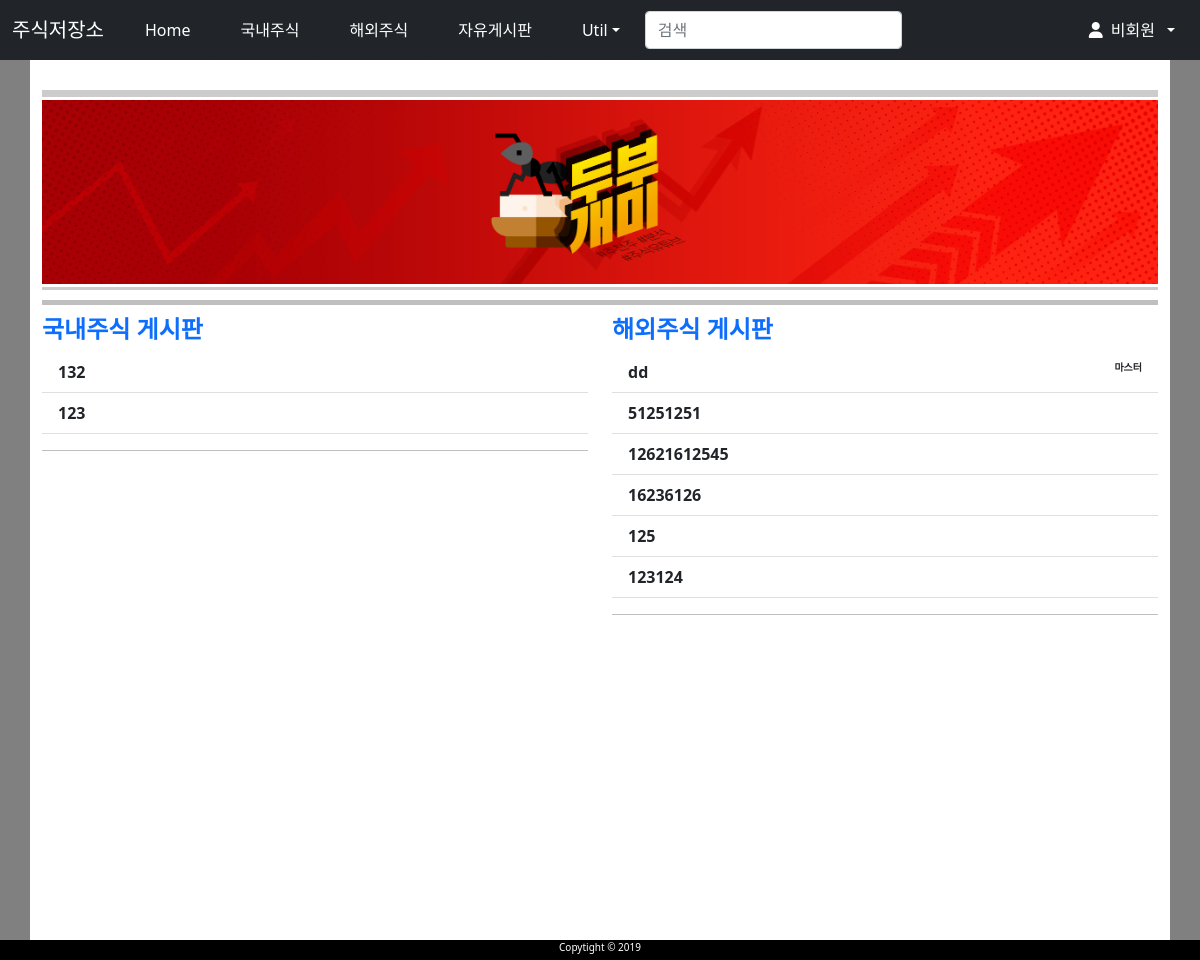
Before: / with the older database file.
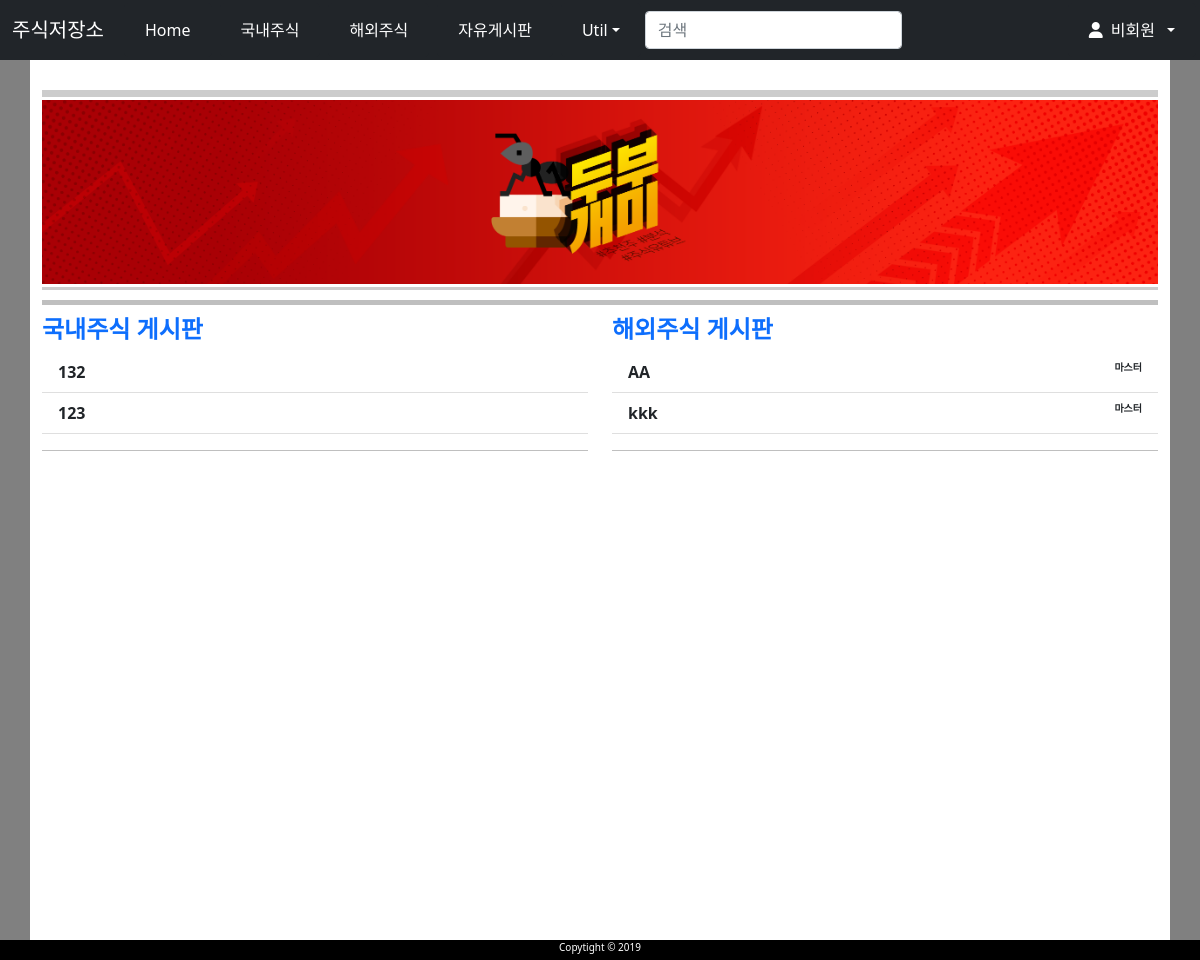
After: the same page with the newer database file.
### domestic/models.py (models this page shows, shortened)
class Post_Domestic(models.Model):
    title = models.CharField(verbose_name='TITLE', max_length=50)
    slug = models.SlugField('SLUG', unique = True, allow_unicode=True, help_text='one word for title alias.')
    description = models.CharField('DESCRIPTION', max_length=100, blank=True, help_text='simple description text.')
    content = models.TextField('CONTENT')
    create_dt = models.DateTimeField('CREATE DATE', auto_now_add=True)
    modify_dt= models.DateTimeField('MODIFY DATE', auto_now=True)
    tags= TaggableManager(blank=True)
    owner =models.ForeignKey(User, on_delete=models.CASCADE, verbose_name='OWNER', blank=True, null=True)
    class Meta:
        verbose_name = 'post'
        verbose_name_plural = 'posts'
        db_table = 'domestic_posts'
        ordering=('-modify_dt',)
    def get_absolute_url(self):
        return reverse('domestic:post_detail', args=(self.slug,))

### blog/models.py (models this page shows, shortened)
class Post(models.Model):
    title = models.CharField(verbose_name='TITLE', max_length=50)
    slug = models.SlugField('SLUG', unique = True, allow_unicode=True, help_text='one word for title alias.')
    description = models.CharField('DESCRIPTION', max_length=100, blank=True, help_text='simple description text.')
    content = models.TextField('CONTENT')
    create_dt = models.DateTimeField('CREATE DATE', auto_now_add=True)
    modify_dt= models.DateTimeField('MODIFY DATE', auto_now=True)
    tags= TaggableManager(blank=True)
    owner =models.ForeignKey(User, on_delete=models.CASCADE, verbose_name='OWNER', blank=True, null=True)
    class Meta:
        verbose_name = 'post'
        verbose_name_plural = 'posts'
        db_table = 'blog_posts'
        ordering=('-modify_dt',)
    def get_absolute_url(self):
        return reverse('blog:post_detail', args=(self.id,))

### mysite/views.py (the view)
# urls.py: path('', HomeView.as_view(), name= 'home'),
class HomeView(ListView):
    template_name='home.html'
    model = Post
    context_object_name='posts'
    paginate_by=6
    def get_queryset(self):
        return Post.objects.order_by('-modify_dt')
    def get_context_data(self,**kwargs):
        context=super(HomeView, self).get_context_data(**kwargs)
        context['post_domestics'] = Post_Domestic.objects.order_by('-modify_dt')
        return context

### templates/home.html (shortened to what this page needs)
{% extends 'base.html' %}
{% load static %}
{%block content %}
    <div class="home-image">
    </div>
    <hr style="margin: 10px 0; height:5px; color:black">
    <div class="row text-left">
        <div class="text-body fw-bold col-sm-6">
            <a href="{% url 'domestic:index' %}" class="text-decoration-none fw-bold">
            <h4 class="fw-bold">국내주식 게시판</h4></a>
            <div class="list-group-flush">
                {% for post_domestic in post_domestics %}
                <a href='{{post_domestic.get_absolute_url}}' class="list-group-item text-dark">{{post_domestic.title}}
                </a>
                {% endfor %}
                <hr style="color:black"`>
            </div>
        </div>
            <div class="text-body fw-bold col-sm-6" >
            <a href="{% url 'blog:index' %}" class="text-decoration-none fw-bold">
                <h4 class="fw-bold">해외주식 게시판</h4>
                </a>
                <div class="list-group-flush">
                    {% for post in posts %}
                        <a href='{{post.get_absolute_url}}' class="list-group-item text-dark">{{post.title}}
                            <span style="font-size:x-small; float:right">{{post.owner.get_short_name}} </span>
                        </a>
                    {% endfor %}
                    <hr style = "color:black;">
                </div>
            </div>
    </div>
{%endblock%}
{%block footer%}
<footer class ="footer" style="position:fixed; z-index:30; height:20px; font-size:10px">
    <div >Copytight &copy; 2019 </div>
</footer>
{% endblock %}

### templates/base.html (shortened to what this page needs)
<!DOCTYPE html>
<html lang="ko">
<head>
    <link href="https://cdn.jsdelivr.net/npm/bootstrap@5.0.0-beta2/dist/css/bootstrap.min.css" rel="stylesheet">
</head>
<body style="background-color:grey">
<nav class="navbar navbar-custom navbar-expand-lg navbar-dark bg-dark fixed-top">
  <div class="container-fluid">
    <span class="navbar-brand" href="{% url 'home'%}">주식저장소</span>
    <div class="collapse navbar-collapse" id="navbarSupportedContent">
      <ul class="navbar-nav mr-auto">
        <li class="nav-item mx-1 btn btn-dark">
          <a class="nav-link text-white" href="{% url 'home' %}">Home</a>
        </li>
         <li class="nav-item mx-1 btn btn-dark">
          <a class="nav-link text-white" href="{% url 'domestic:index' %}">국내주식</a>
        </li>
         <li class="nav-item mx-1 btn btn-dark">
          <a class="nav-link text-white" href="{% url 'blog:index' %}">해외주식</a>
        </li>
        <li class="nav-item mx-1 btn btn-dark">
          <a class="nav-link text-white" href="">자유게시판</a>
        </li>
        <li class="nav-item dropdown mx-1 btn btn-dark">
          <a class="nav-link dropdown-toggle bg-dark text-white"  href="#"  data-bs-toggle="dropdown" >Util</a>
        </li>
      </ul>
      <form class="form-inline my-2" action="" method="post">{% csrf_token %}
        <input class="form-control mr-sm-2" type="search" placeholder="검색" name="search_word">
      </form>
      <ul class= "navbar-nav ml-5 mr-5 position-absolute end-0">
        <li class="nav-item dropdown mx-1 btn btn-dark">
          {% if user.is_active %}
          <a class = "nav-link dropdown-toggle text-white" href="#" data-bs-toggle="dropdown">
            <i class="fas fa-user"></i>&ensp;{% firstof user.get_short_name  %}&ensp;</a>
            <div class= "dropdown-menu dropdown-menu-right animate slideIn">
              <a style="font-family: NanumSquareWeb"class="dropdown-item" href="{% url 'logout' %}">로그아웃</a>
              <a class = "dropdown-item" href="{% url 'password_change' %}"> 비밀번호 변겅</a>
            </div>
          {% else %}
          <a class= "nav-link dropdown-toggle text-white" href="#" data-bs-toggle="dropdown">
            <i class="fas fa-user"></i>&ensp;비회원&ensp;</a>
          {% endif %}
        </li>
      </ul>
    </div>
  </div>
</nav>
<div class ="container"  style="padding-top:60px; background-color:white; min-height:960px;height:auto">
    <div style="padding-top:30px;"></div>
    {%block content%}{%endblock%}
</div>
{%block footer %} {% endblock %}
</body>
</html>

### templates/base.html (style rules this page uses)
.navbar-custom { height: 60px; }

Changed rows visible on the page:
removed Post: title "dd", owner.get_short_name "마스터"
removed Post: title "51251251"
removed Post: title "12621612545"
removed Post: title "16236126"
removed Post: title "125"
removed Post: title "123124"
added Post: title "AA", owner.get_short_name "마스터"
added Post: title "kkk", owner.get_short_name "마스터"
